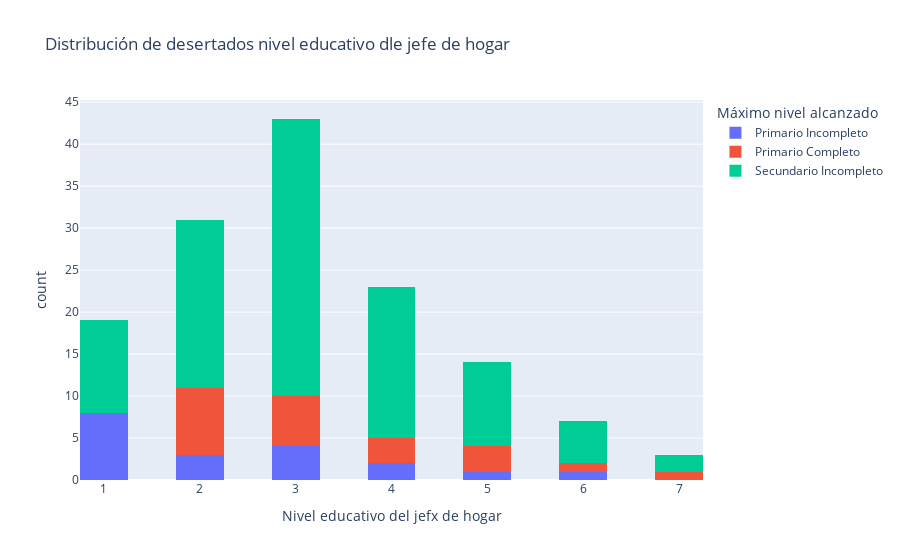

Source (notebook cell):
### Code cell
fig = px.histogram(data_frame=desertados_j, x='NIVEL_ED_jefx', color='NIVEL_ED_22',
                  labels={'NIVEL_ED_jefx': 'Nivel educativo del jefx de hogar',
                         'NIVEL_ED_22': 'Máximo nivel alcanzado'}, 
                   nbins=20,
                   title='Distribución de desertados nivel educativo dle jefe de hogar',
                   height=600)

newnames = {'1.0':'Primario Incompleto', '2.0': 'Primario Completo', '3.0': 'Secundario Incompleto'}
fig.for_each_trace(lambda t: t.update(name = newnames[t.name],
                                      legendgroup = newnames[t.name],
                                      hovertemplate = t.hovertemplate.replace(t.name, newnames[t.name])
                                     )
                  )
fig.show()

### Figure 1 — Plotly figure (JSON) as saved in the notebook; plotly's stock layout.template omitted (floating-point values rounded to 4 significant figures)
{"data": [{"alignmentgroup": "True", "bingroup": "x", "hovertemplate": "Máximo nivel alcanzado=Primario Incompleto<br>Nivel educativo del jefx de hogar=%{x}<br>count=%{y}<extra></extra>", "legendgroup": "Primario Incompleto", "marker": {"color": "#636efa", "pattern": {"shape": ""}}, "name": "Primario Incompleto", "nbinsx": 20, "offsetgroup": "1.0", "orientation": "v", "showlegend": true, "type": "histogram", "x": [1, 2, 3, 5, 1, 1, 3, 2, 1, 3, 4, 3, 4, 1, 1, 2, 1, 1, 6], "xaxis": "x", "yaxis": "y"}, {"alignmentgroup": "True", "bingroup": "x", "hovertemplate": "Máximo nivel alcanzado=Primario Completo<br>Nivel educativo del jefx de hogar=%{x}<br>count=%{y}<extra></extra>", "legendgroup": "Primario Completo", "marker": {"color": "#EF553B", "pattern": {"shape": ""}}, "name": "Primario Completo", "nbinsx": 20, "offsetgroup": "2.0", "orientation": "v", "showlegend": true, "type": "histogram", "x": [5, 4, 4, 3, 2, 2, 2, 3, 2, 4, 7, 2, 2, 2, 2, 3, 3, 3, 5, 3, 6, 5], "xaxis": "x", "yaxis": "y"}, {"alignmentgroup": "True", "bingroup": "x", "hovertemplate": "Máximo nivel alcanzado=Secundario Incompleto<br>Nivel educativo del jefx de hogar=%{x}<br>count=%{y}<extra></extra>", "legendgroup": "Secundario Incompleto", "marker": {"color": "#00cc96", "pattern": {"shape": ""}}, "name": "Secundario Incompleto", "nbinsx": 20, "offsetgroup": "3.0", "orientation": "v", "showlegend": true, "type": "histogram", "x": [2, 3, 3, 3, 3, 6, 2, 3, 3, 2, 1, 3, 2, 3, 3, 5, 1, 2, 4, 1, 3, 2, 2, 4, 4, 2, 1, 3, 5, 5, 4, 3, 5, 3, 3, 6, 5, 5, 5, 2, 3, 3, 6, 2, 2, 2, 1, 4, 2, 2, 3, 1, 4, 1, 4, 4, 2, 4, 4, 1, 2, 3, 2, 4, 6, 4, 5, 4, 7, 7, 6, 4, 1, 3, 3, 3, 4, 3, 4, 5, 3, 3, 3, 2, 3, 3, 1, 5, 3, 2, 4, 2, 3, 4, 3, 3, 3, 3, 1], "xaxis": "x", "yaxis": "y"}], "layout": {"autosize": true, "barmode": "relative", "legend": {"title": {"text": "Máximo nivel alcanzado"}, "tracegroupgap": 0}, "title": {"text": "Distribución de desertados nivel educativo dle jefe de hogar"}, "xaxis": {"anchor": "y", "autorange": true, "domain": [0, 1], "range": [0.75, 7.25], "title": {"text": "Nivel educativo del jefx de hogar"}, "type": "linear"}, "yaxis": {"anchor": "x", "autorange": true, "domain": [0, 1], "range": [0, 45.26], "title": {"text": "count"}}}}
